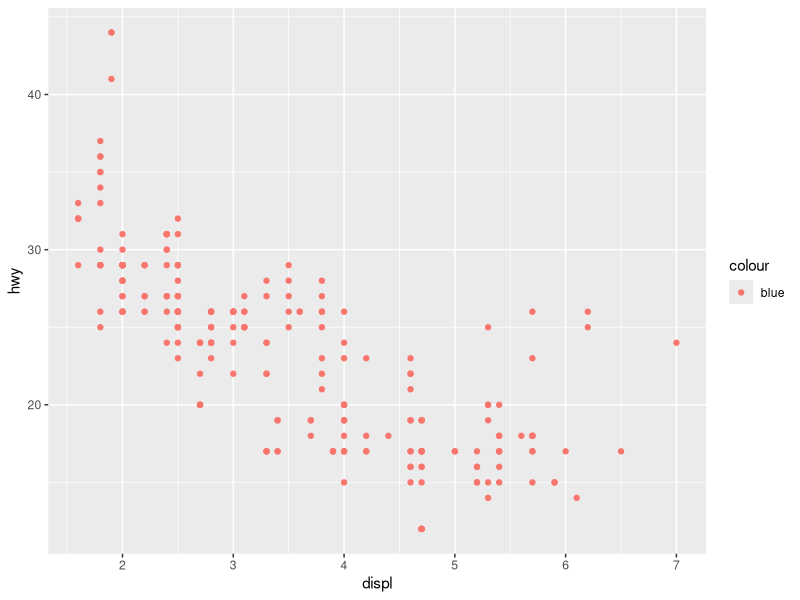
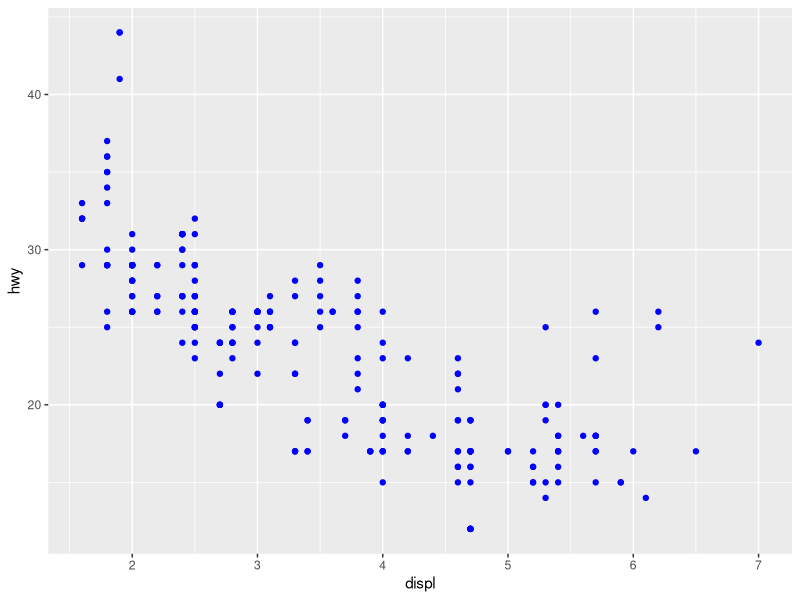
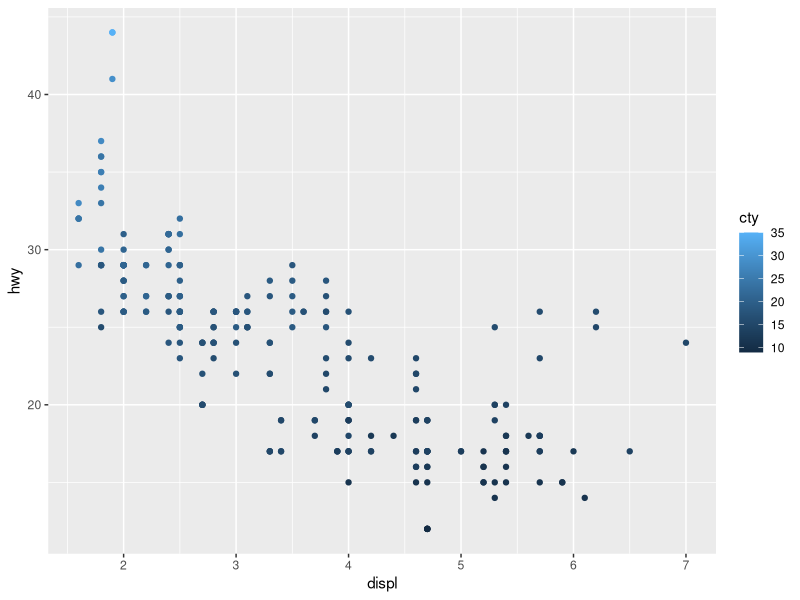
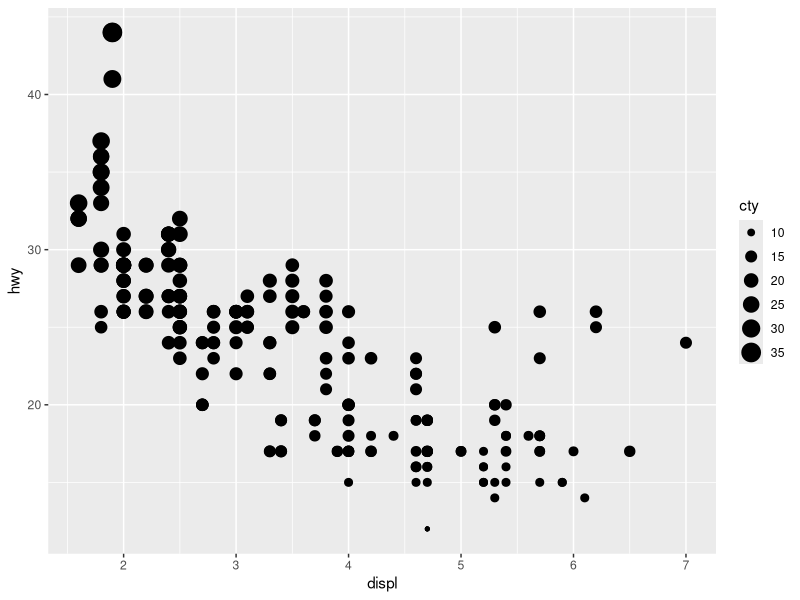
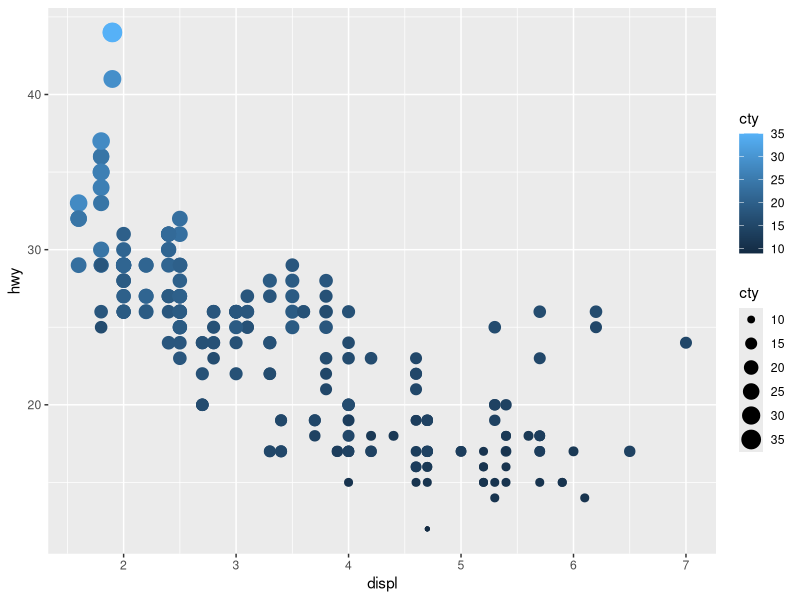
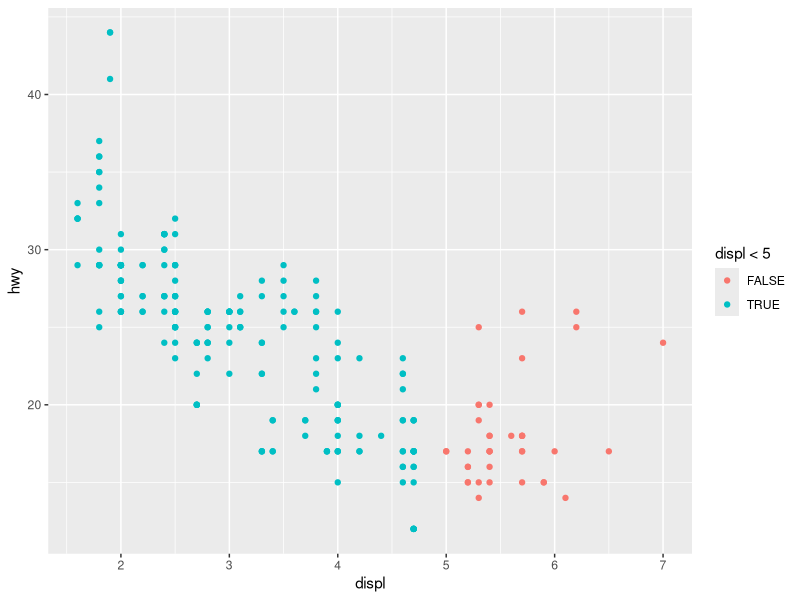
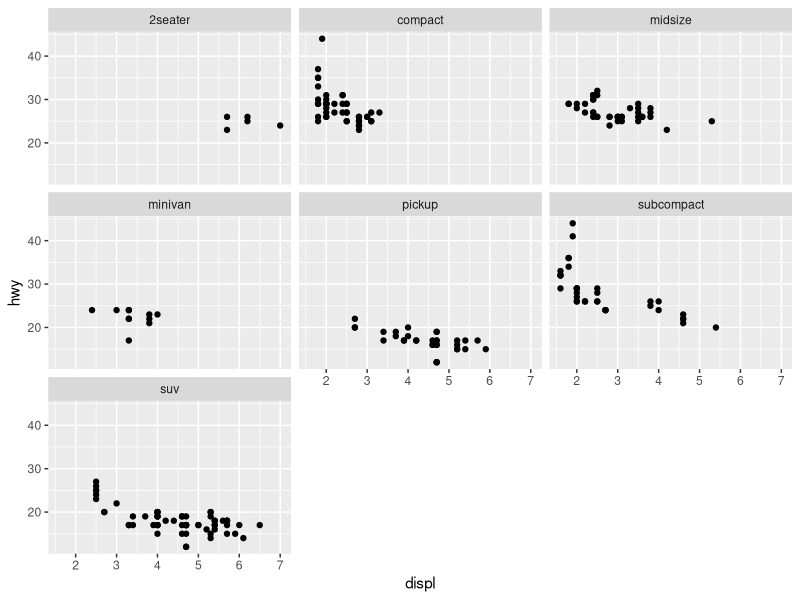
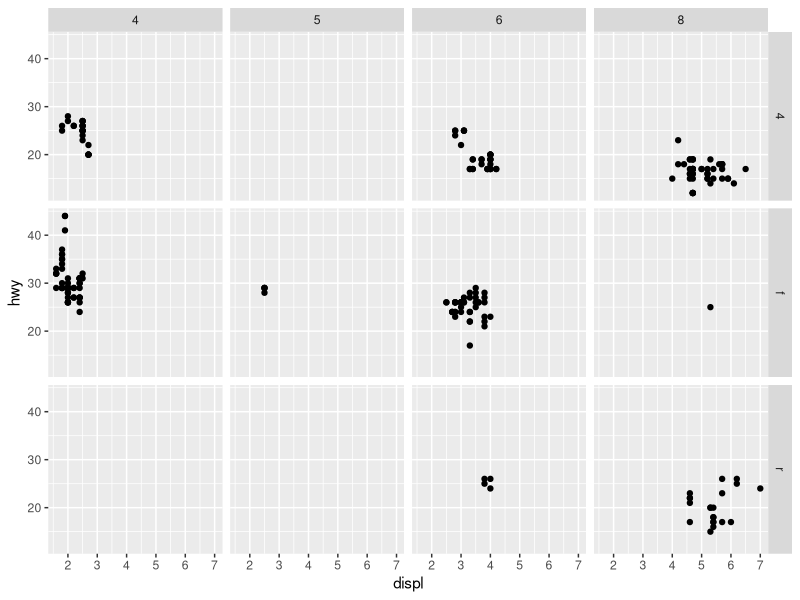

These charts were generated, in order, by the following R code:
## ---- chunk 1
library(tidyverse)
library(ggplot2)
## ---- chunk 2
data(mpg)
mpg
## ---- chunk 3
ggplot(data = mpg) + 
  geom_point(mapping = aes(x = displ, y = hwy, color = "blue"))
  
mpg %>% 
  ggplot() +
  geom_point(aes(x = displ, y = hwy), color = "blue")

# mpg %>% 
#   ggplot() + 
#   geom_point(aes(x = displ, y = hwy, shape = cty))
# Error: A continuous variable can not be mapped to shape

mpg %>% 
  ggplot() +
  geom_point(aes(x = displ, y = hwy, color = cty))

mpg %>% 
  ggplot() +
  geom_point(aes(x = displ, y = hwy, size = cty))

mpg %>% 
  ggplot() +
  geom_point(aes(x = displ, y = hwy, color = cty, size = cty))

mpg %>% 
  ggplot() + 
  geom_point(aes(x = displ, y = hwy, colour = displ < 5))

# ?geom_point
# vignette("ggplot2-specs")
# The "munsell" package makes it easy to specific colours using a system designed by Alfred Munsell. If you invest a little in learning the system, it provides a convenient way of specifying aesthetically pleasing colours.
## ---- chunk 4
# To facet your plot by a single variable, use facet_wrap(). The variable that you pass to facet_wrap() should be discrete.

mpg %>% 
  ggplot() + 
  geom_point(mapping = aes(x = displ, y = hwy)) + 
  facet_wrap(~ class, nrow = 3)

# To facet your plot on the combination of two variables, add facet_grid() to your plot call. The first argument of facet_grid() is also a formula. This time the formula should contain two variable names separated by a ~.

mpg %>% 
  ggplot() +
  geom_point(mapping = aes(x = displ, y = hwy)) + 
  facet_grid(drv ~ cyl)

mpg %>% 
  ggplot() +
  geom_point(mapping = aes(x = displ, y = hwy)) + 
  facet_grid(. ~ cyl)

mpg %>% 
  ggplot() +
  geom_point(mapping = aes(x = displ, y = hwy)) + 
  facet_grid(drv ~ .)

# When using facet_grid() you should usually put the variable with more unique levels in the columns.
## ---- chunk 5
mpg %>% 
  ggplot() + 
  geom_smooth(mapping = aes(x = displ, y = hwy, linetype = drv))

# In practice, ggplot2 will automatically group the data for these geoms whenever you map an aesthetic to a discrete variable (as in the linetype example). It is convenient to rely on this feature because the group aesthetic by itself does not add a legend or distinguishing features to the geoms.

mpg %>% 
  ggplot() + 
  geom_smooth(mapping = aes(x = displ, y = hwy, color = drv),
              show.legend = F)

# If you place mappings in a geom function, ggplot2 will treat them as local mappings for the layer. It will use these mappings to extend or overwrite the global mappings for that layer only. This makes it possible to display different aesthetics in different layers.

ggplot(data = mpg, mapping = aes(x = displ, y = hwy)) + 
  geom_point(mapping = aes(color = class)) + 
  geom_smooth(data = filter(mpg, class == "subcompact"), se = FALSE)
